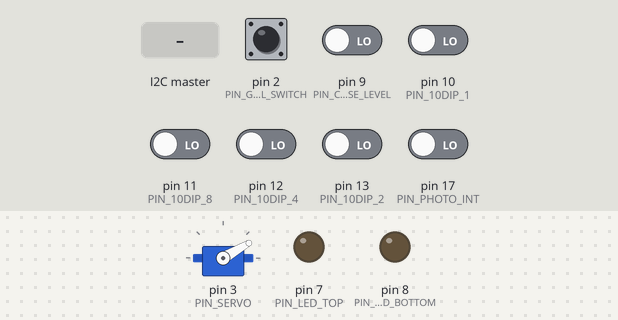
Bench run of a sketch on a simulated Arduino Uno, built with avr-gcc and run on an emulated ATmega328P. Shown: servo, output pins drawn as LEDs (lit = HIGH). Dashed ring = blinking. Inputs (shaded band) come from the test bench; at power-on: pin 2 (PIN_GOAL_SWITCH), pin 9 (PIN_COURSE_LEVEL), pin 10 (PIN_10DIP_1), pin 11 (PIN_10DIP_8), pin 12 (PIN_10DIP_4), pin 13 (PIN_10DIP_2), pin 17 (PIN_PHOTO_INT) LOW.

Above: at 1.2 s.
1.3 s: the I2C master sends the byte 0
At 1.51 s:
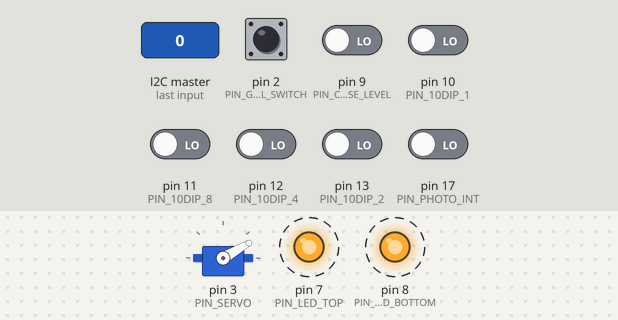
4.3 s: pin 9 (PIN_COURSE_LEVEL) driven HIGH
At 4.46 s:
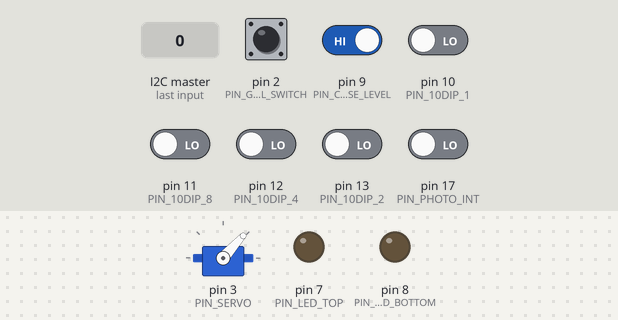
7.3 s: pin 9 (PIN_COURSE_LEVEL) driven LOW
At 7.51 s:
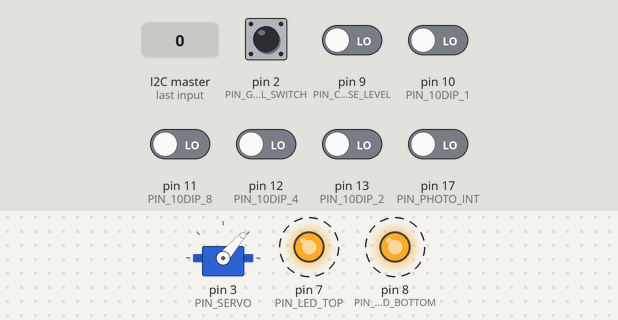
10.3 s: pin 2 (PIN_GOAL_SWITCH) pulled HIGH for 0.15 s
At 10.3 s:
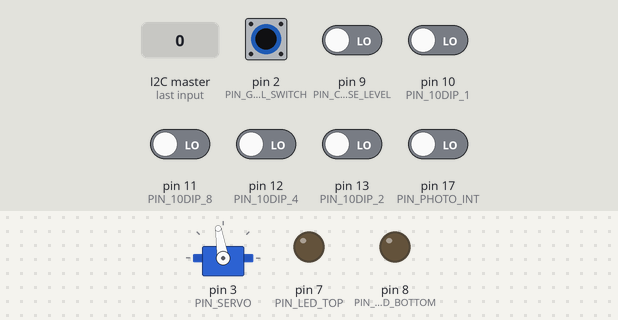
Timing chart, 0 to 12.9 s (numbered marks = the images above; inputs shaded):
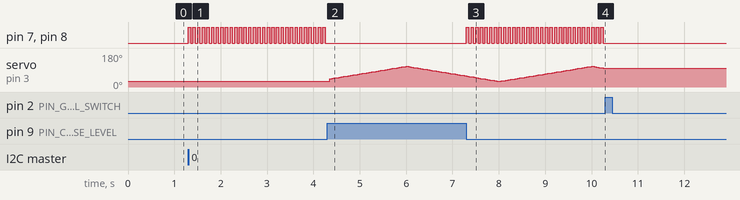

Measured:
- after the input at 1.3 s, pin 7 (PIN_LED_TOP), pin 8 (PIN_LED_BOTTOM): alternates HIGH for 0.05 s and LOW for 0.05 s, starting at once
- after the input at 4.3 s, pin 7 (PIN_LED_TOP), pin 8 (PIN_LED_BOTTOM): stops changing and stays LOW; servo on pin 3 (PIN_SERVO): rises from 30° to 109° in 1.7 s, then falls to 59° in 1.3 s
- after the input at 7.3 s, pin 7 (PIN_LED_TOP), pin 8 (PIN_LED_BOTTOM): alternates HIGH for 0.05 s and LOW for 0.05 s, starting at once
- after the input at 10.3 s, pin 7 (PIN_LED_TOP), pin 8 (PIN_LED_BOTTOM): stops changing and stays LOW; servo on pin 3 (PIN_SERVO): stops changing and stays 99°

The sketch:

iraira_goal_main.ino
```cpp
/**
 * @file iraira_goal_main.ino
 * @brief イライラ棒ゴールコース制御プログラム
 * @date 2018.12.07
 * @details
 */

#include <ArduinoSTL.h>
#include "led_manager.hpp"
#include "dsub_slave_communicator.hpp"
#include "debug.h"
#include <FlexiTimer2.h>
#include <Servo.h>
#include <Arduino.h>

//  ピンアサイン
#define PIN_GOAL_SWITCH           2         //  ゴール前のマイクロスイッチ
#define PIN_SERVO                 3         //  O下部分のサーボ
#define PIN_GOAL_NOTIFY           4         //  ゴール通知
#define PIN_TOUCH_NOTIFY          5         //  コース接触通知
#define PIN_LED_TOP               7         //  ゴール上のLED
#define PIN_LED_BOTTOM            8         //  ゴール下のLED
#define PIN_COURSE_LEVEL          9         //  コース電圧レベル
#define PIN_10DIP_1               10        //  DIPロータリースイッチ入力1
#define PIN_10DIP_2               13        //  DIPロータリースイッチ入力2
#define PIN_10DIP_4               12        //  DIPロータリースイッチ入力4
#define PIN_10DIP_8               11        //  DIPロータリースイッチ入力8
#define PIN_PHOTO_INT             17        //  フォトインタラプタ入力

//  スレーブ共通部分
#define PIN_GOAL        PIN_GOAL_NOTIFY     //  ゴール判定用ピン
#define PIN_HIT         PIN_TOUCH_NOTIFY    //  当たった判定用ピン
#define PIN_GOAL_SENSOR PIN_GOAL_SWITCH     //  通過/ゴールしたことを検知するセンサのピン
#define PIN_HIT_SENSOR  PIN_COURSE_LEVEL    //  当たったことを検知するセンサのピン
#define MASTER_BEGIN_TRANS        0         //  通信を開始すること
#define MASTER_DETECT_HIT         1         //  HITを受信したこと
#define MASTER_DETECT_GOAL        2         //  通過/ゴールを受信したこと

//  定数定義
#define BLINK_TIME_COURSE_TOUCH   50        //  LED点滅間隔[ms]
#define BLINK_COUNT_COURSE_TOUCH  3         //  LED点滅回数

#define INTERVAL_TIME_SERVO_CONTROL 50      //  サーボ制御処理間隔[ms]
#define CYCLE_TIME_SERVO_MOVE       4000    //  サーボ動作周期[ms]
#define HALF_CYCLE_TIME_SERVO_MOVE  (CYCLE_TIME_SERVO_MOVE / 2)
#define MIN_ANGLE_SERVO_MOVE        30      //  サーボ動作最小角度[度]
#define MAX_ANGLE_SERVO_MOVE        110     //  サーボ動作最大角度[度]
#define DEF_ANGLE_SERVO_MOVE        MIN_ANGLE_SERVO_MOVE
#define SIZE_BUFF                   128     //  デバッグログ出力用一時バッファサイズ

enum EVENT_E {
  EVENT_NONE = 0,             //  何もなし
  EVENT_COURSE_TOUCH,         //  コース接触
  EVENT_PHOTO_INT_THROUGH,    //  フォトインタラプタ通過
  EVENT_GOAL,                 //  ゴール
  EVENT_MAX,
};

//  関数定義
unsigned char get_slave_address(void);
int get_event_state(void);
bool is_goal_switch_being_pushed(void);
bool is_course_being_touched(void);
bool is_passing_over_photo_int(void);
void start_servo_move(void);
void stop_servo_move(void);
static void i2c_massage_handle(int byte_num);

//  変数定義
LedManager ledManager({PIN_LED_TOP, PIN_LED_BOTTOM});   //  LED管理用インスタンス
Servo servo;                                            //  サーボ制御用インスタンス
static bool is_servo_move = false;                      //  サーボを動作させるか[true:動作させる, false:動作させない]
DsubSlaveCommunicator *dsubSlaveCommunicator;           //  D-sub通信管理用インスタンス
char dprint_buff[SIZE_BUFF];                            //  デバッグログ用一時バッファ

/**
 * @brief セットアップ処理
 * @param None
 * @return None
 * @sa
 * @details arduino起動時のセットアップ処理を行う
 */
void setup(){
  /* ここから各スレーブ共通コード */
  pinMode(PIN_GOAL, INPUT);     //通過判定用ピンを入力として設定
  pinMode(PIN_HIT, INPUT);      //当たった判定用ピンを入力として設定
  /* ここまで各スレーブ共通コード */

  //  シリアル通信開始
  BeginDebugPrint();
  DebugPrint("iraira_goal_main.ino start");

  //  ピン設定初期化
  pinMode(PIN_SERVO, OUTPUT);
  pinMode(PIN_PHOTO_INT, INPUT);

  //  サーボの設定
  servo.attach(PIN_SERVO);
  servo.write(DEF_ANGLE_SERVO_MOVE);

  //  D-sub通信用インスタンス生成
  //  ログを出したいのでここで生成する
  dsubSlaveCommunicator = new DsubSlaveCommunicator
                          (PIN_GOAL_SWITCH, PIN_COURSE_LEVEL,
                          get_slave_address(), false, true);

  return;
}

/**
 * @brief メインループ処理
 * @param None
 * @return None
 * @details
 * arduino起動後はsetup()実行後に本関数が繰り返し実行される\n
 * 最初に、現在発生しているイベントを確認する\n
 * イベントが発生していた場合、そのイベントに対応した処理を実行する
 */
void loop(){
  //  マスタから通信開始通知が来ている場合
  if(DsubSlaveCommunicator::is_active()){
    //  D-sub関係イベント処理
    dsubSlaveCommunicator->handle_dsub_event();

    //  イベント確認
    int event = get_event_state();

    //  イベント対応処理実行
    exec_event_handler(event);
  }
  //  マスタから通信開始通知が来ていない場合は何もしない
  return;
}

/**
 * @brief I2Cスレーブアドレス取得処理
 * @param　None
 * @return None
 */
unsigned char get_slave_address(void){
  unsigned char adress = digitalRead(PIN_10DIP_1) | (digitalRead(PIN_10DIP_2) << 1) |
                       (digitalRead(PIN_10DIP_4) << 2) | (digitalRead(PIN_10DIP_8) << 3);
  sprintf(dprint_buff, "slave address = %d", adress);
  DebugPrint(dprint_buff);
  return adress;
}

/**
 * @brief イベント状態取得処理
 * @param　None
 * @return イベント番号(詳細はEVENT_E参照)
 */
int get_event_state(void){
  //  ゴール前スイッチ通過中かどうか
  //  ゴール判定はほかの判定より厳密性を求められるため、割り込みの方がいいかも…
  if(is_goal_switch_being_pushed()){
    DebugPrint("get event GOAL");
    return EVENT_GOAL;
  }

  //  コース接触中かどうか
  if(is_course_being_touched()){
    DebugPrint("get event COURSE TOUCH");
    return EVENT_COURSE_TOUCH;
  }

  //  フォトインタラプタ上通過中かどうか
  if(is_passing_over_photo_int()){
    DebugPrint("get event PHOTO INT THROUGH");
    return EVENT_PHOTO_INT_THROUGH;
  }

  //  どのイベントも起きていない
  return EVENT_NONE;
}

/**
 * @brief イベント対応作業実行処理
 * @param[in] event   イベント番号(詳細はEVENT_E参照)
 * @return None
 */
void exec_event_handler(int event){
  switch(event){
    //  ゴールした
    case EVENT_GOAL:
      DebugPrint("handle event GOAL");
      //  ゴール地点LEDをすべて点灯
      ledManager.all_on();
      DebugPrint("led all on");

      //  D-subゴール通知
      //  D-sub関係は共通モジュールにする予定なのでここには処理は書かない?

      //  状態初期化
      DebugPrint("initialize start");
      ledManager.all_off();
      stop_servo_move();
      DebugPrint("initialize end");

      break;

    //  コースに接触した
    case EVENT_COURSE_TOUCH:
      DebugPrint("handle event COURSE TOUCH");
      //  ゴール地点LEDを点滅
      sprintf(dprint_buff, "led_all_blink[%d, %d]", BLINK_TIME_COURSE_TOUCH, BLINK_COUNT_COURSE_TOUCH);
      //txt = "led all blink[" + String(BLINK_TIME_COURSE_TOUCH) + ", " + String(BLINK_COUNT_COURSE_TOUCH) + "]";
      DebugPrint(dprint_buff);
      ledManager.all_blink(BLINK_TIME_COURSE_TOUCH, BLINK_COUNT_COURSE_TOUCH);

      //  D-sub接触通知
      //  D-sub関係は共通モジュールにする予定なのでここには処理は書かない?

      break;

    //  フォトインタラプタを通過した
    case EVENT_PHOTO_INT_THROUGH:
      DebugPrint("handle event PHOTO INT THROUGH");
      //  サーボ動作開始
      start_servo_move();
      break;

    //  何もなし
    case EVENT_NONE:
    default:
      break;
  }
}

/**
 * @brief ゴール前スイッチ状態確認処理
 * @param　None
 * @return true:スイッチが押されている, false:押されていない
 */
bool is_goal_switch_being_pushed(void){
  if(digitalRead(PIN_GOAL_SWITCH) == HIGH){
    return true;
  }
  return false;
}

/**
 * @brief コース接触確認処理
 * @param　None
 * @return true:接触している, false:接触していない
 */
bool is_course_being_touched(void){
  if(digitalRead(PIN_COURSE_LEVEL) == LOW){
    return true;
  }
  return false;
}

/**
 * @brief フォトインタラプタ通過確認処理
 * @param　None
 * @return true:通過中, false:通過中でない
 */
bool is_passing_over_photo_int(void){
  if(digitalRead(PIN_PHOTO_INT) == LOW){
    return true;
  }
  return false;
}

/**
 * @brief サーボ動作開始処理
 * @param　None
 * @return None
 */
void start_servo_move(void){
  if(!is_servo_move){
    //  サーボが動いていない状態の時のみ開始処理を行う
    //  タイマーセット
    FlexiTimer2::set(INTERVAL_TIME_SERVO_CONTROL, control_servo_move);
    FlexiTimer2::start();
    is_servo_move = true;
    DebugPrint("start servo move");
  }
  return;
}

/**
 * @brief サーボ動作停止処理
 * @param　None
 * @return None
 */
void stop_servo_move(void){
  if(is_servo_move){
    //  すでにサーボが動いている状態でのみ停止処理を行う
    //  タイマーストップ
    FlexiTimer2::stop();
    is_servo_move = false;
    DebugPrint("stop servo move");
  }
  return;
}

/**
 * @brief サーボ動作制御処理
 * @param　None
 * @return None
 * @details 一定時間ごとにこの関数を呼んでサーボを制御する
 */
void control_servo_move(void){
  float angle = DEF_ANGLE_SERVO_MOVE;

  int fixed_time = millis() % CYCLE_TIME_SERVO_MOVE;

  if(fixed_time < HALF_CYCLE_TIME_SERVO_MOVE){
    angle = (MAX_ANGLE_SERVO_MOVE - MIN_ANGLE_SERVO_MOVE) *
            ((float)fixed_time / HALF_CYCLE_TIME_SERVO_MOVE) + MIN_ANGLE_SERVO_MOVE;
  }else{
    angle = (MIN_ANGLE_SERVO_MOVE - MAX_ANGLE_SERVO_MOVE) *
            ((float)fixed_time / HALF_CYCLE_TIME_SERVO_MOVE - 1.0) + MAX_ANGLE_SERVO_MOVE;
  }

  servo.write(int(angle));
  return;
}
```

debug.h
```cpp
/*
 * デバッグ用Serial出力
 * 参考:http://monakaice88.hatenablog.com/entry/20141227/1419634072
 */

#ifndef __DEBUG_H__
#define __DEBUG_H__

//  デバッグ出力ON/OFF用マクロ
//#define DEBUG

#ifdef DEBUG
    #define BeginDebugPrint()    Serial.begin( 9600 )
    #define DebugPrint( message )\
        {\
            char __buff__[ 256 ];\
            sprintf( __buff__\
                   , "%s (Func:%s)"\
                   , message\
                   , __func__ );\
            Serial.println( __buff__ );\
            Serial.flush();\
        }
#else
    #define BeginDebugPrint()
    #define DebugPrint( message )
#endif // DEBUG
#endif // __DEBUG_H__
```

dsub_slave_communicator.cpp
```cpp
#include "dsub_slave_communicator.hpp"
#include "debug.h"
#include <Wire.h>
#include <Arduino.h>

static const int I2C_BEGIN_TRANS    = 0;     //  通信開始通知
static const int I2C_DETECT_HIT     = 1;     //  コース接触通知確認通知
static const int I2C_DETECT_GOAL    = 2;     //  コース通過通知確認通知
static const int I2C_CHECK_CONNECT  = 3;     //  疎通確認
static const int I2C_END_TRANS      = 4;     //  通信終了通知
static const int I2C_EMPTY          = 99;

bool DsubSlaveCommunicator::_active = false;
char DsubSlaveCommunicator::dprint_buff[128];
std::queue<int> DsubSlaveCommunicator::message_que;

/**
 * @brief コンストラクタ(ピン指定)
 * @param[in] pin_goal_detect ゴール検知ピン番号
 * @param[in] pin_hit_detect  コース接触検知ピン番号
 * @param[in] pin_goal_notify ゴール通知ピン番号
 * @param[in] pin_hit_notify  コース接触通知ピン番号
 * @param[in] adress          スレーブアドレス
 * @param[in] is_reverse_goal ゴール検知判定を反転させるか
 * @param[in] is_reverse_hit  コース接触判定を反転させるか
 * @return None
 */
DsubSlaveCommunicator::DsubSlaveCommunicator
  (int pin_goal_detect, int pin_hit_detect, unsigned char adress,
  bool is_reverse_goal, bool is_reverse_hit)
{
  //  イベント検知インスタンス生成
  goalDetecter = new PinEventDetecter(pin_goal_detect, is_reverse_goal);
  hitDetecter = new PinEventDetecter(pin_hit_detect, is_reverse_hit);
  //  ピン動作モード設定
  //  検知系は入力
  pinMode(pin_goal_detect, INPUT);
  pinMode(pin_hit_detect, INPUT);
  this->setup_i2c(adress);
  _active = false;
};

/**
 * @brief コンストラクタ(検知関数指定)
 * @param
 * @return None
 */
DsubSlaveCommunicator::DsubSlaveCommunicator
  (bool (*f_detect_goal)(void), bool (*f_detect_hit)(void), unsigned char adress)
{
  //  イベント検知インスタンス生成
  goalDetecter = new FuncEventDetecter(f_detect_goal);
  hitDetecter = new FuncEventDetecter(f_detect_hit);
  this->setup_i2c(adress);
  _active = false;
};

/**
 * @brief デストラクタ
 * @param None
 * @return None
 */
DsubSlaveCommunicator::~DsubSlaveCommunicator(void)
{
  if(goalDetecter != NULL){
    delete goalDetecter;
  }
  if(hitDetecter != NULL){
    delete hitDetecter;
  }
}

/**
 * @brief D-sub関係イベント処理関数
 * @param None
 * @return bool true:エラーなし、false:エラーあり
 *
 * @details
 * この関数はゴール・コース接触検知を行うため、定期的に呼ぶ必要がある\n
 * とりあえずはloop()内で実行しておけば大丈夫のはず\n
 * 丁寧なつくりにするならタイマを使って定期的に実行できるようにするとよい
 */
bool DsubSlaveCommunicator::handle_dsub_event(void)
{
  static unsigned long last_hit_time = millis();

  //  ゴール検知したとき
  if(goalDetecter->is_event_detected()){
    DebugPrint("goal detected");
    message_que.push(I2C_DETECT_GOAL);
    _active = false;
  }

  //  コース接触検知したとき
  if(hitDetecter->is_event_detected()){
    unsigned long now_time = millis();
    if((now_time - last_hit_time) > INTERVAL_DETECT_HIT_MS){
      DebugPrint("hit detected");
      last_hit_time = millis();
      message_que.push(I2C_DETECT_HIT);
    }else{
      DebugPrint("hit detected(ignore)")
    }
  }

  return true;
}

/**
 * @brief I2Cセットアップ関数
 * @param[in] adress  スレーブアドレス
 * @return bool true:エラーなし、false:エラーあり
 */
bool DsubSlaveCommunicator::setup_i2c(unsigned char adress){
  if(adress < 0){
    DebugPrint("invalid adress");
    return false;
  }

  DebugPrint("i2c setup start");
  sprintf(dprint_buff, "slave address = %d", adress);
  DebugPrint(dprint_buff);
  Wire.begin(adress);     //  スレーブアドレスを取得してI2C開始
  Wire.onRequest(DsubSlaveCommunicator::send_i2c_message);
  Wire.onReceive(DsubSlaveCommunicator::handle_i2c_message);
  DebugPrint("i2c setup end");

  return true;
}

/**
 * @brief I2Cメッセージ送信処理関数
 * @param[in] byte_num  受信メッセージバイト数
 * @return None
 *
 * 参考:https://github.com/Lchika/IrairaBo_slavetemplate/blob/master/slave_template.ino
 */
void DsubSlaveCommunicator::send_i2c_message(void){
  //DebugPrint("func start");
  if(!message_que.empty()){
    sprintf(dprint_buff, "send i2c [%d]", message_que.front());
    DebugPrint(dprint_buff);
    Wire.write(message_que.front());
    message_que.pop();
  }else{
    //DebugPrint("send i2c [EMPTY]");
    Wire.write(I2C_EMPTY);
  }
  //DebugPrint("func end");
  return;
}

/**
 * @brief I2Cメッセージ処理関数
 * @param[in] byte_num  受信メッセージバイト数
 * @return None
 */
void DsubSlaveCommunicator::handle_i2c_message(int byte_num){
  DebugPrint("func start");
  while(Wire.available()){
    DebugPrint("got i2c massage");
    byte received_massage = Wire.read();
    switch(received_massage){
      case I2C_BEGIN_TRANS:
        DebugPrint("this module active");
        _active = true;
        break;

      //  疎通確認
      case I2C_CHECK_CONNECT:
        DebugPrint("check i2c connect");
        message_que.push(I2C_CHECK_CONNECT);
        break;

      //  I2C通信終了
      case I2C_END_TRANS:
        DebugPrint("end i2c trans");
        //  念のためメッセージキューをクリアする
        while(!message_que.empty()) message_que.pop();
        _active = false;
        break;

      default:
        DebugPrint("<ERROR> got default");
        break;
    }
  }
  DebugPrint("func end");
  return;
}

/**
 * @brief 活性状態確認関数
 * @param None
 * @return bool true:マスタから通信開始通知をもらっている, false:マスタから通信開始通知をもらっていない
 */
bool DsubSlaveCommunicator::is_active(void){
  return DsubSlaveCommunicator::_active;
}
```

dsub_slave_communicator.hpp
```cpp
#ifndef DSUB_SLAVE_COMMUNICATOR_H
#define DSUB_SLAVE_COMMUNICATOR_H

#include "pin_event_detecter.hpp"
#include "func_event_detecter.hpp"
#include <ArduinoSTL.h>
#include <queue>

/**
 * @class DsubSlaveCommunicator
 * @brief D-subを介した通信を管理するクラス、slave用
 *
 * このクラスを利用するにあたって把握しておくべきこと
 * - コンストラクタの引数について
 * - is_active()の使い方
 * - handle_dsub_event()の使い方
 *
 * その他の部分はどのモジュールも共通のはずなので
 * 特に気にする必要はない(ようにこのクラスをつくります)
 */
class DsubSlaveCommunicator {
private:
  static const int INTERVAL_DETECT_HIT_MS = 2000;
  static bool _active;                      //  マスタから通信開始通知をもらっているかどうか
  EventDetecter *goalDetecter = NULL;       //  ゴール検知クラス
  EventDetecter *hitDetecter = NULL;        //  コース接触検知クラス
  static char dprint_buff[];
  static std::queue<int> message_que;              //  送信用メッセージキュー

public:
  DsubSlaveCommunicator(int pin_goal_detect, int pin_hit_detect,
                  unsigned char adress, bool is_reverse_goal = false, bool is_reverse_hit = false);
  DsubSlaveCommunicator(bool (*f_detect_goal)(void), bool (*f_detect_hit)(void), unsigned char adress);
  ~DsubSlaveCommunicator(void);
  bool setup_i2c(unsigned char adress);
  bool handle_dsub_event(void);
  static void send_i2c_message(void);
  static void handle_i2c_message(int byte_num);
  static bool is_active(void);
};

#endif
```

event_detecter.hpp
```cpp
#ifndef EVENT_DETECTER_H
#define EVENT_DETECTER_H

#include <Arduino.h>

/**
 *  @class EventDetecter
 *  @brief イベント検出インターフェース
 */
class EventDetecter {
private:

public:
  virtual ~EventDetecter(){};
  virtual bool is_event_detected() = 0;
};

#endif
```

func_event_detecter.hpp
```cpp
#ifndef FUNC_EVENT_DETECTER_H
#define FUNC_EVENT_DETECTER_H

#include "event_detecter.hpp"
#include <Arduino.h>

/**
 *  @class FuncEventDetecter
 *  @brief 関数イベント検出クラス
 */
class FuncEventDetecter : public EventDetecter {
private:
  bool (*_event_func)(void) = NULL;

public:
  FuncEventDetecter(bool (*event_func)(void)):_event_func(event_func){};
  bool is_event_detected(void){
    if(_event_func != NULL){
      return _event_func();
    }else{
      return false;
    }
  };
};

#endif
```

led_manager.cpp
```cpp
#include "led_manager.hpp"

LedManager::LedManager(std::initializer_list<int> input_pins)
   : pins(input_pins)
   , led_states({false, false, false})
{
  //  ピン設定の初期化
  for(const auto& pin : input_pins){
    digitalWrite(pin, LOW);
    pinMode(pin, OUTPUT);
  }
};

/**
 * @brief 全点灯処理
 * @brief
 * @param None
 * @return None
 * @details 全部点ける
 */
void LedManager::all_on(void){
  for(const auto& pin : pins){
    digitalWrite(pin, HIGH);
  }
}

/**
 * @brief 全消灯処理
 * @param None
 * @return None
 * @details 全部消す
 */
void LedManager::all_off(void){
  for(const auto& pin : pins){
    digitalWrite(pin, LOW);
  }
}

/**
 * @brief 全点滅処理
 * @param[in] blink_time    点滅時間[ms]
 * @param[in] blink_count   点滅回数
 * @return None
 * @details
 * blink_time分だけ点けて、消してをblink_count回繰り返す\n
 * delay()を使って時間処理を行うため、最低でもblink_time*2*blink_count[ms]はほかの処理を行えないことに注意
 */
void LedManager::all_blink(int blink_time, int blink_count){
  for(int i = 0; i < blink_count; i++){
    for(const auto& pin : pins){
      digitalWrite(pin, HIGH);
    }
    delay(blink_time);

    for(const auto& pin : pins){
      digitalWrite(pin, LOW);
    }
    delay(blink_time);
  }
}
```

led_manager.hpp
```cpp
#ifndef LED_MANAGER_H
#define LED_MANAGER_H

#include <ArduinoSTL.h>
#include <vector>
#include <initializer_list>
#include <Arduino.h>

/**
 * @class LedManager
 * @brief
 * 複数個のLEDを同時に操作するクラス\n
 * 基本的にはそれぞれのLEDに対して全く同じ操作を行うことを想定している
 */
class LedManager {
private:
  std::vector<int> pins;
  std::vector<bool> led_states;

public:
  LedManager(std::initializer_list<int> input_pins);
  void all_on(void);
  void all_off(void);
  void all_blink(int blink_time, int blink_count);
};

#endif
```

pin_event_detecter.hpp
```cpp
#ifndef PIN_EVENT_DETECTER_H
#define PIN_EVENT_DETECTER_H

#include "event_detecter.hpp"
#include <Arduino.h>

/**
 *  @class PinEventDetecter
 *  @brief ピンイベント検出クラス
 */
class PinEventDetecter : public EventDetecter {
private:
  int _event_pin;
  bool _is_reverse;

public:
  PinEventDetecter(int event_pin, bool is_reverse = false)
  :_event_pin(event_pin)
  ,_is_reverse(is_reverse){};
  bool is_event_detected(void){
    int detect_level = HIGH;
    if(_is_reverse){
      detect_level = LOW;
    }
    if(digitalRead(_event_pin) == detect_level){
      return true;
    }else{
      return false;
    }
  };
};

#endif
```
